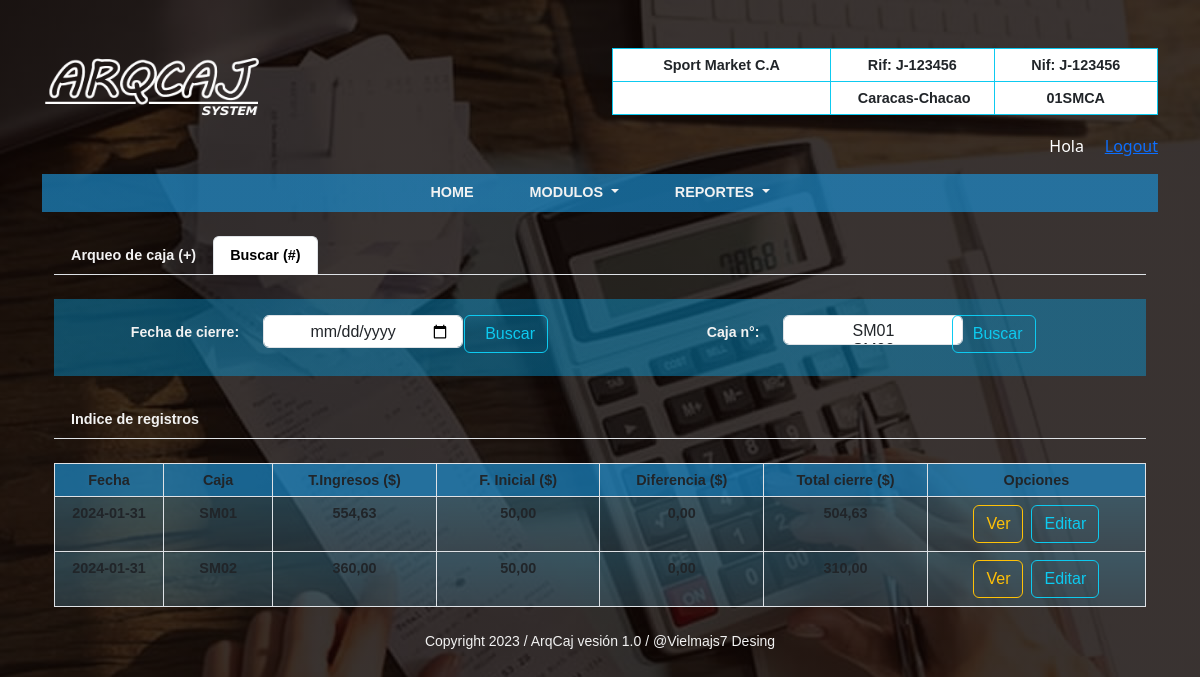
The app's page /Cierre/ArqueoCaja/buscar with its own data.
### ProyectoWebAC/models.py (models this page shows, shortened)
class tienda(models.Model):
    user=models.ForeignKey(User, on_delete=models.CASCADE)
    codigo_tienda=models.CharField(max_length=6, null=False)
    razon=models.CharField(max_length=30, null=False)
    rif= models.CharField(max_length=12, null=False)
    nif= models.CharField(max_length=12, null=False)
    direccion= models.CharField(max_length=25, null=False)
    telf=models.CharField(max_length=30, null=True)
    redes=models.CharField(max_length=25, null=True)
    created=models.DateField(auto_now_add=True)
    update=models.DateField(auto_now_add=True)
    class Meta:
        verbose_name="Tienda"
        verbose_name_plural="Tiendas"

class caja(models.Model):
    tienda=models.ForeignKey(tienda, on_delete=models.CASCADE)
    codigo_caja=models.CharField(max_length=4, null=False)
    created=models.DateField(auto_now_add=True)
    update=models.DateField(auto_now_add=True)
    class Meta:
        verbose_name= "Caja"
        verbose_name_plural="Cajas"
    def __str__(self):
        return self.codigo_caja

### ArqueoCaja/models.py (models this page shows, shortened)
class arqueo(models.Model):
    tienda=models.ForeignKey(tienda, on_delete=models.CASCADE)
    caja=models.ForeignKey(caja, on_delete=models.CASCADE)
    tasaDivisa=models.ForeignKey(tasaDivisa, on_delete=models.CASCADE)
    ef_bs=models.CharField(max_length=10, null=False)
    ef_usd=models.CharField(max_length=10, null=False)
    ef_eur=models.CharField(max_length=10, null=False)
    td_bs=models.CharField(max_length=10, null=False)
    tc_usd=models.CharField(max_length=10, null=False)
    tc_bs=models.CharField(max_length=10, null=False)
    tr_bs=models.CharField(max_length=10, null=False)
    tr_zll=models.CharField(max_length=10, null=False)
    pm_bs=models.CharField(max_length=10, null=False)
    ti_bs=models.CharField(max_length=20, null=False)
    ti_usd=models.CharField(max_length=20, null=False)
    ti_eur=models.CharField(max_length=20, null=False)
    ti_zll=models.CharField(max_length=20, null=False)
    vn_usd=models.CharField(max_length=40, null=False)
    vn_bs=models.CharField(max_length=40, null=False)
    fi=models.CharField(max_length=10, null=False)
    gt=models.CharField(max_length=10, null=False)
    dt=models.CharField(max_length=10, null=False)
    dv=models.CharField(max_length=10, null=False)
    df=models.CharField(max_length=10, null=False)
    cierre=models.CharField(max_length=30, null=False)
    nota=models.CharField(max_length=250, null=True)
    procesado=models.BooleanField()
    created=models.CharField(max_length=10, null=False)
    update=models.DateField(auto_now_add=True)
    class Meta:
        verbose_name= "Arqueo"
        verbose_name_plural="Arqueos"

### ArqueoCaja/views.py (the view)
# urls.py: path('ArqueoCaja/buscar', ListaArqueo.as_view(template_name = "Arqueo/buscar.html"), name='Buscar'),
class ListaArqueo(ListView):
    def get(self, request, *args, **kwargs):
        query= arqueo.objects.filter(tienda=1)
        return render(request, "Arqueo/buscar.html", {"query": query})

### ArqueoCaja/context_processors.py (called while the page is built)
def arqueoView(request):
    arqueoset= arqueo.objects.filter(tienda=(1))
    return {'arqueoset': arqueoset}

### ProyectoWebAC/context_processors.py (called while the page is built)
def tiendaView(request):
    tiendaset= tienda.objects.filter(user=(1))
    tiendaall=tienda.objects.all()
    return {'tiendaset': tiendaset, 'tiendaall':tiendaall}

def cajaView(request):
    cajaset= caja.objects.filter(tienda=(1))
    return {'cajaset': cajaset}

def divisaView(request):
    divisaset= tasaDivisa.objects.filter(id=(1))
    return {'divisaset': divisaset}

def notaView(request):
    notaset= comunicado.objects.all()
    return {'notaset': notaset}

### ArqueoCaja/templates/Arqueo/buscar.html (shortened to what this page needs)
{% extends "ProyectoWebAC/baseII.html" %}
{% load static %}
{% load widget_tweaks %}
{% block content %}
<section>
    <header>
      <div class="container my-4">
        <ul class="nav nav-tabs">
          <li class="nav-item">
            <a class="nav-link" href="{% url 'Cierres' %}">Arqueo de caja (+)</a>
          </li>
          <li class="nav-item">
            <a class="nav-link active" href="#">Buscar (#)</a>
          </li>
        </ul>
      </div>
      <div class="container-lg my-3">
        <table class="table table-borderless table-responsive" id="queryset">
          <thead>
            <tr>
              <th>
                <form action="buscar_fecha" method="get" autocomplete="off">
                <div class="form-group row my-2" style="text-align:end;">
                  <label class="col-lg-4 col-form-label" id="etiqueta">Fecha de cierre:</label>
                  <div class="col-lg-4" style="text-align:start;">
                    <input type="date" name="registro" class="form-control" style="width: 200px; height: 33px;" autofocus required>
                  </div>
                  <div class="col-lg-1" style="text-align:start;">
                    <button type="submit" class="btn btn-outline-info" style="padding-left: 20px;">Buscar</button>
                  </div>
                </div>
                </form>
              </th>
              <th>
                <form action="buscar_caja" method="get" autocomplete="off">
                  <div class="form-group row my-2" style="text-align:end;">
                    <label class="col-lg-3 col-form-label" id="etiqueta">Caja n°:</label>
                    <div class="col-lg-4" style="text-align:start;">
                      <select name="registro" class="form-control" size="250px" style="width: 180px;" required>
                        {% for c in cajaset %}
                        <option value="{{c.id}}">{{c.codigo_caja}}</option>
                        {% endfor %}
                      </select>
                    </div>
                    <div class="col-lg-1" style="text-align:start;">
                      <button type="submit" class="btn btn-outline-info" style="padding-left: 20px;">Buscar</button>
                    </div>
                  </div>
                  </form>
              </th>
            </tr>
          </thead>
        </table>
      </div>
      <div class="container">
        <ul class="nav nav-tabs my-4">
          <li class="nav-item">
            <a class="nav-link" href="#">Indice de registros</a>
          </li>
        </ul>
      </div>
      <div class="container-lg">
          <table class="table table-bordered table-responsive my-4" id="table">
            <thead>
              <tr>
                <th width="10%">Fecha</th>
                <th width="10%">Caja</th>
                <th width="15%">T.Ingresos ($)</th>
                <th width="15%">F. Inicial ($)</th>
                <th width="15%">Diferencia ($)</th>
                <th width="15%">Total cierre ($)</th>
                <th width="20%">Opciones</th>
              </tr>
            </thead>
            {% for q in query %}
            <tr>
              <td>{{q.created}}</td>
              <td>{{q.caja}}</td>
              <td>{{q.vn_usd}}</td>
              <td>{{q.fi}}</td>
              <td>{{q.df}}</td>
              <td>{{q.cierre}}</td>
              <td>
                <a href="detalle/{{q.id}}" title="Detalle" type="button" class="btn btn-outline-warning">Ver </a>&nbsp;
                <a href="editar/{{q.id}}" title="Editar" type="button" class="btn  btn-outline-info">Editar </a>
              </td>
            </tr>
            {% endfor %}
          </table>
      </div>
  </header>
</section>
{% endblock %}

### ProyectoWebAC/templates/ProyectoWebAC/baseII.html (shortened to what this page needs)
<html lang="es">
<head>
    {% load static %}
    {% load widget_tweaks %}
    <link href="https://cdn.jsdelivr.net/npm/bootstrap@5.3.0-alpha3/dist/css/bootstrap.min.css" rel="stylesheet">
    <link href= "{% static 'ProyectoWebAC/css/app.css' %}" rel="stylesheet">
</head>
<body>
    <div class="container text-expanded">
      <div class="row align-items-start">
        <div class="col mt-5">
          <figure>
            <img src="{% static 'ProyectoWebAC/img/Logo II.png' %}" style="width: 230px; height: 70px">
          </figure>
        </div>
        <div class="col mt-5 text-expanded">
          <table class="table table-bordered table-responsive border-info">
            <thead>
               {% for t in tiendaset %}
                <tr>
                  <td width="40%">{{t.razon}}</td>
                  <td width="30%">Rif:&nbsp;{{t.rif}}</td>
                  <td width="30%">Nif:&nbsp;{{t.nif}}</td>
                </tr>
                <tr>
                  <td></td>
                  <td>&nbsp;{{t.direccion}}</td>
                  <td>{{t.codigo_tienda}}</td>
                </tr>
               {% endfor %}
            </thead>
          </table>
        </div>
        <div class="text-white" style="text-align:right; margin-right:80px">
          <label name="usuario">Hola &nbsp;{{user.first_name}} &nbsp;
            <a href="{% url 'Cerrar_sesion' %}">Logout</a>
          </label>
        </div>
      </div>
    </div>
    <div class="container my-3">
      <nav class="navbar navbar-expand-lg py-sm-0">
          <ul class="navbar-nav mx-auto">
              <li class="nav-item px-lg-4">
                  <a class="nav-link text-uppercase" href="{% url 'Home' %}">Home</a>
              </li>
              <li class="nav-item dropdown px-lg-3">
                <a class="nav-link text-uppercase dropdown-toggle" href="#" role="button" data-bs-toggle="dropdown" aria-expanded="false">
                  Modulos
                </a>
            </li>
              <li class="nav-item dropdown px-lg-4">
                  <a class="nav-link text-uppercase dropdown-toggle" href="#" role="button" data-bs-toggle="dropdown" aria-expanded="false">
                    Reportes
                  </a>
              </li>
          </ul>
      </nav>
  </div>
  <div class="container my-4">
    {% block content %}
    {% endblock %}
  </div>
    <footer>
      <div class="container text-expanded my-4" id="pie">
          <label><small>Copyright 2023 / ArqCaj vesión 1.0 / @Vielmajs7 Desing</small></label>
      </div>
    </footer>
  </body>
</html>

### ProyectoWebAC/static/ProyectoWebAC/css/app.css (style rules this page uses)
body { background: linear-gradient(rgba(14, 6, 4, 0.82), rgba(14, 6, 4, 0.82)), url("../img/Fondo.jpg"); background-attachment: fixed; background-position: center; background-size: cover; }
.navbar { background: linear-gradient(rgba(27, 147, 216, 0.65), rgba(27, 147, 216, 0.65)); }
.nav-link { font-family: Verdana, Geneva, Tahoma, sans-serif; font-weight: bold; font-size: 0.9em; color: rgb(242, 242, 242); }
.table { font-family: Verdana, Geneva, Tahoma, sans-serif; text-align: center; font-weight: bold; font-size: 0.9em; color: rgb(242, 242, 242); }
.table th { background: linear-gradient(rgba(27, 147, 216, 0.65), rgba(27, 147, 216, 0.65)); }
#table td { background: linear-gradient(rgba(66, 141, 173, 0.404), rgba(66, 108, 128, 0.404)); }
#queryset th { background: linear-gradient(rgba(4, 167, 236, 0.404), rgba(4, 167, 236, 0.404)); }
#etiqueta { font-family: Verdana, Geneva, Tahoma, sans-serif; font-size: 0.98em; font-weight: bold; color: rgb(242, 242, 242); }
#pie { font-family: Verdana, Geneva, Tahoma, sans-serif; font-size:1.0em; text-align: center; color: rgb(242, 242, 242); }
.form-control { text-align: center; width: 120px; height: 30px; }

### records on screen
tienda: razon "Sport Market C.A", rif "J-123456", nif "J-123456", direccion "Caracas-Chacao", codigo_tienda "01SMCA"
arqueo: created "2024-01-31", caja "SM01", vn_usd "554,63", fi "50,00", df "0,00", cierre "504,63"
arqueo: created "2024-01-31", caja "SM02", vn_usd "360,00", fi "50,00", df "0,00", cierre "310,00"
